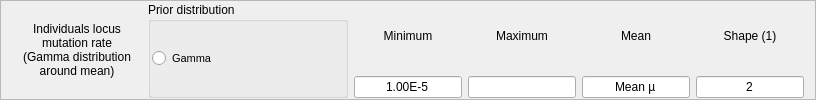
         <widget class="QFrame" name="frame_4">
          <property name="maximumSize">
           <size>
            <width>16777215</width>
            <height>100</height>
           </size>
          </property>
          <property name="frameShape">
           <enum>QFrame::StyledPanel</enum>
          </property>
          <property name="frameShadow">
           <enum>QFrame::Raised</enum>
          </property>
          <layout class="QHBoxLayout" name="horizontalLayout_5">
           <property name="topMargin">
            <number>1</number>
           </property>
           <property name="bottomMargin">
            <number>1</number>
           </property>
           <item>
            <widget class="QLabel" name="label_13">
             <property name="minimumSize">
              <size>
               <width>130</width>
               <height>0</height>
              </size>
             </property>
             <property name="maximumSize">
              <size>
               <width>130</width>
               <height>16777215</height>
              </size>
             </property>
             <property name="font">
              <font>
               <pointsize>9</pointsize>
              </font>
             </property>
             <property name="text">
              <string>Individuals locus
mutation rate
(Gamma distribution
around mean)</string>
             </property>
             <property name="alignment">
              <set>Qt::AlignCenter</set>
             </property>
            </widget>
           </item>
           <item>
            <widget class="QGroupBox" name="groupBox_3">
             <property name="minimumSize">
              <size>
               <width>200</width>
               <height>0</height>
              </size>
             </property>
             <property name="maximumSize">
              <size>
               <width>200</width>
               <height>16777215</height>
              </size>
             </property>
             <property name="title">
              <string>Prior distribution</string>
             </property>
             <layout class="QHBoxLayout" name="horizontalLayout_6">
              <property name="spacing">
               <number>1</number>
              </property>
              <property name="leftMargin">
               <number>1</number>
              </property>
              <property name="rightMargin">
               <number>1</number>
              </property>
              <item>
               <widget class="QRadioButton" name="radioButton_9">
                <property name="font">
                 <font>
                  <pointsize>8</pointsize>
                 </font>
                </property>
                <property name="text">
                 <string>Gamma</string>
                </property>
               </widget>
              </item>
             </layout>
            </widget>
           </item>
           <item>
            <layout class="QVBoxLayout" name="verticalLayout_10">
             <item>
              <widget class="QLabel" name="label_14">
               <property name="maximumSize">
                <size>
                 <width>16777215</width>
                 <height>16777215</height>
                </size>
               </property>
               <property name="text">
                <string>Minimum</string>
               </property>
               <property name="alignment">
                <set>Qt::AlignCenter</set>
               </property>
              </widget>
             </item>
             <item>
              <widget class="QLineEdit" name="lineEdit_9">
               <property name="maximumSize">
                <size>
                 <width>16777215</width>
                 <height>16777215</height>
                </size>
               </property>
               <property name="text">
                <string>1.00E-5</string>
               </property>
               <property name="alignment">
                <set>Qt::AlignCenter</set>
               </property>
              </widget>
             </item>
            </layout>
           </item>
           <item>
            <layout class="QVBoxLayout" name="verticalLayout_11">
             <item>
              <widget class="QLabel" name="label_15">
               <property name="maximumSize">
                <size>
                 <width>16777215</width>
                 <height>16777215</height>
                </size>
               </property>
               <property name="text">
                <string>Maximum</string>
               </property>
               <property name="alignment">
                <set>Qt::AlignCenter</set>
               </property>
              </widget>
             </item>
             <item>
              <widget class="QLineEdit" name="lineEdit_10">
               <property name="maximumSize">
                <size>
                 <width>16777215</width>
                 <height>16777215</height>
                </size>
               </property>
               <property name="alignment">
                <set>Qt::AlignCenter</set>
               </property>
              </widget>
             </item>
            </layout>
           </item>
           <item>
            <layout class="QVBoxLayout" name="verticalLayout_12">
             <item>
              <widget class="QLabel" name="label_16">
               <property name="maximumSize">
                <size>
                 <width>16777215</width>
                 <height>16777215</height>
                </size>
               </property>
               <property name="text">
                <string>Mean</string>
               </property>
               <property name="alignment">
                <set>Qt::AlignCenter</set>
               </property>
              </widget>
             </item>
             <item>
              <widget class="QLineEdit" name="lineEdit_11">
               <property name="maximumSize">
                <size>
                 <width>16777215</width>
                 <height>16777215</height>
                </size>
               </property>
               <property name="text">
                <string>Mean µ</string>
               </property>
               <property name="alignment">
                <set>Qt::AlignCenter</set>
               </property>
               <property name="readOnly">
                <bool>true</bool>
               </property>
              </widget>
             </item>
            </layout>
           </item>
           <item>
            <layout class="QVBoxLayout" name="verticalLayout_13">
             <item>
              <widget class="QLabel" name="label_17">
               <property name="maximumSize">
                <size>
                 <width>16777215</width>
                 <height>16777215</height>
                </size>
               </property>
               <property name="text">
                <string>Shape (1)</string>
               </property>
               <property name="alignment">
                <set>Qt::AlignCenter</set>
               </property>
              </widget>
             </item>
             <item>
              <widget class="QLineEdit" name="lineEdit_12">
               <property name="maximumSize">
                <size>
                 <width>16777215</width>
                 <height>16777215</height>
                </size>
               </property>
               <property name="text">
                <string>2</string>
               </property>
               <property name="alignment">
                <set>Qt::AlignCenter</set>
               </property>
              </widget>
             </item>
            </layout>
           </item>
          </layout>
         </widget>
